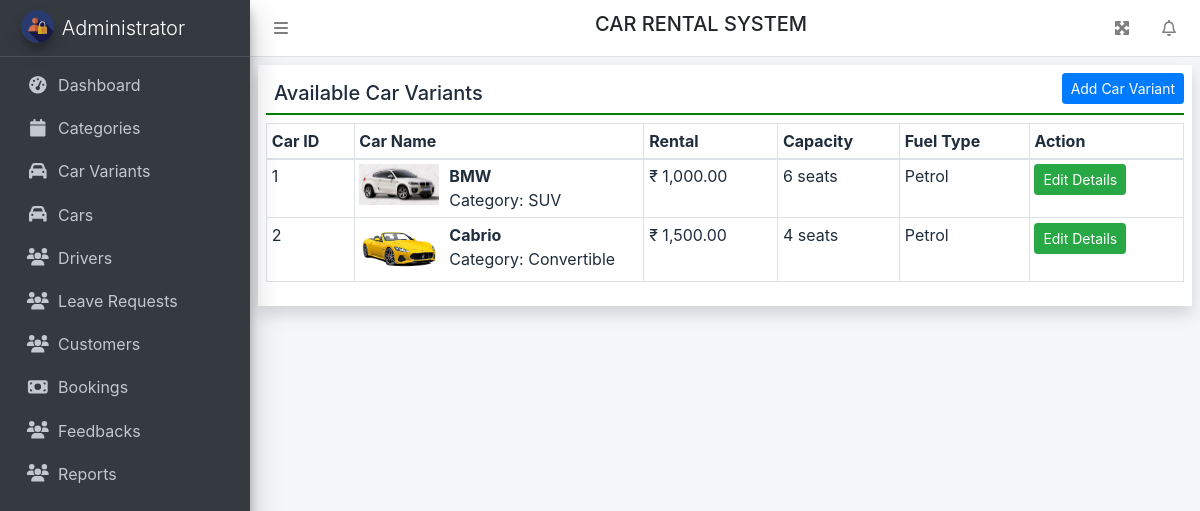
Page /variants.php on the committed database.
### tables this page shows
CREATE TABLE `variants` (
  `cid` int NOT NULL,
  `title` varchar(30) NOT NULL,
  `price` decimal(12,2) NOT NULL,
  `fueltype` varchar(20) NOT NULL,
  `capacity` int NOT NULL,
  `ac` tinyint(1) NOT NULL,
  `powerdoorlock` tinyint(1) NOT NULL,
  `powersteering` tinyint(1) NOT NULL,
  `airbag` tinyint(1) NOT NULL,
  `powerwindows` tinyint(1) NOT NULL,
  `cdplayer` tinyint(1) NOT NULL,
  `centrallock` tinyint(1) NOT NULL,
  `gps` tinyint(1) NOT NULL,
  `photo` varchar(100) NOT NULL,
  `createdon` datetime NOT NULL DEFAULT CURRENT_TIMESTAMP,
  `category_id` int NOT NULL
);

CREATE TABLE `categories` (
  `id` int NOT NULL,
  `catname` varchar(30) DEFAULT NULL,
  `description` varchar(2000) DEFAULT NULL,
  `photo` varchar(100) NOT NULL
);

### dbfun.php (called while the page is built, shortened)
<?php
function connect() {
    $link = mysqli_connect(HOST, USER, PASSWORD, DBNAME) or die("Error " . mysqli_connect_error());
    return $link;
}
function allrecords($table) {
    $link = connect();
    $result = mysqli_query($link, "SELECT * FROM $table") or die("Error " . mysqli_error($link));
    $rows = [];
    while ($row = mysqli_fetch_assoc($result)) {
        $rows[] = $row;
    }
    return $rows;
}
function single($table, $condition) {
    $link = connect();
    $result = mysqli_query($link, "SELECT * FROM $table WHERE $condition limit 1")
            or die("Error " . mysqli_error($link));
    $row = mysqli_fetch_assoc($result);
    return $row;
}
function money($number) {
    return '&#8377; ' . number_format($number, 2);
}

### variants.php (the view, shortened to what this page needs)
<?php
include_once 'aheader.php';
?>
<a href="addcar.php" class="btn btn-primary btn-sm float-right">Add Car Variant</a>
<h5 class="p-2" style="border-bottom: 2px solid green;">Available Car Variants</h5>
<table class="table table-bordered table-sm">
    <thead>
        <tr>
            <th>Car ID</th>
            <th>Car Name</th>
            <th>Rental</th>
            <th>Capacity</th>
            <th>Fuel Type</th>
            <th>Action</th>
        </tr>
    </thead>
    <tbody>
        <?php foreach(allrecords("variants") as $v) {
            extract($v);
?>
        <tr>
            <td><?= $cid ?></td>
            <td>
                <img src="<?= $photo ?>" style='width:80px;float:left;margin-right: 10px;'>
                <div class="px-2">
                    <div class="font-weight-bold"><?= $title ?></div>
                Category: <?= single("categories","id=$category_id")["catname"] ?>
                </div>
            </td>
            <td><?= money($price) ?></td>
            <td><?= $capacity ?> seats</td>
            <td><?= $fueltype ?></td>
            <td><a href="editcar.php?vid=<?= $cid ?>" class="btn btn-success btn-sm">Edit Details</a></td>
        </tr>
        <?php } ?>
    </tbody>
</table>
<?php include_once 'afooter.php'; ?>

### aheader.php (shortened to what this page needs)
<?php include_once 'dbfun.php';?>
<!DOCTYPE html>
<html>
<head>
    <link href="css/bootstrap.css" rel="stylesheet" />
    <link href="css/all.css" rel="stylesheet" />
    <link href="css/adminlte.css" rel="stylesheet" />
    <link href="css/OverlayScrollbars.css" rel="stylesheet" />
    <link rel="stylesheet" href="https://cdn.datatables.net/1.10.23/css/jquery.dataTables.min.css">
    <link rel="stylesheet" href="https://cdn.datatables.net/buttons/1.6.5/css/buttons.dataTables.min.css">
</head>
<body class="hold-transition sidebar-mini layout-fixed layout-navbar-fixed layout-footer-fixed">
    <nav class="main-header navbar navbar-expand navbar-white navbar-light">
        <ul class="navbar-nav">
            <li class="nav-item">
                <a class="nav-link" data-widget="pushmenu" href="#" role="button"><i class="fas fa-bars"></i></a>
            </li>
        </ul>
        <h5 class="text-center text-uppercase" style="width:100%;">Car Rental System</h5>
        <ul class="navbar-nav ml-auto">
            <li class="nav-item">
                <a class="nav-link" data-widget="fullscreen" href="#" role="button">
                    <i class="fas fa-expand-arrows-alt"></i>
                </a>
            </li>
            <li class="nav-item dropdown">
                <a class="nav-link" data-toggle="dropdown" href="#">
                    <i class="far fa-bell fas-shake animated"></i>
                </a>
            </li>
        </ul>
    </nav>
    <aside class="main-sidebar sidebar-dark-primary elevation-4">
        <a href="adminhome.php" class="brand-link">
            <img src="images/logo.png" alt="Admin Logo" class="brand-image img-circle elevation-3" style="opacity: .8">
            <span class="brand-text font-weight-light">Administrator</span>
        </a>
        <div class="sidebar">
            <nav class="mt-2">
                <ul class="nav nav-pills nav-sidebar flex-column" data-widget="treeview" role="menu" data-accordion="false">
                    <li class="nav-item">
                        <a href="adminhome.php" class="nav-link">
                            <i class="nav-icon fas fa-tachometer-alt"></i>
                            <p>
                                Dashboard
                            </p>
                        </a>
                    </li>
                    <li class="nav-item">
                        <a href="category.php" class="nav-link">
                            <i class="nav-icon fas fa-calendar"></i>
                            <p>
                                Categories
                            </p>
                        </a>
                    </li>
                    <li class="nav-item">
                        <a href="variants.php" class="nav-link">
                            <i class="nav-icon fas fa-car"></i>
                            <p>
                                Car Variants
                            </p>
                        </a>
                    </li>
                    <li class="nav-item">
                        <a href="cars.php" class="nav-link">
                            <i class="nav-icon fas fa-car"></i>
                            <p>
                                Cars
                            </p>
                        </a>
                    </li>
                    <li class="nav-item">
                        <a href="drivers.php" class="nav-link">
                            <i class="nav-icon fas fa-users"></i>
                            <p>
                                Drivers
                            </p>
                        </a>
                    </li>
                    <li class="nav-item">
                        <a href="leaveapp.php" class="nav-link">
                            <i class="nav-icon fas fa-users"></i>
                            <p>
                                Leave Requests
                            </p>
                        </a>
                    </li>
                    <li class="nav-item">
                        <a href="users.php" class="nav-link">
                            <i class="nav-icon fas fa-users"></i>
                            <p>
                                Customers
                            </p>
                        </a>
                    </li>
                    <li class="nav-item">
                        <a href="bookings.php" class="nav-link">
                            <i class="nav-icon fas fa-money-bill"></i>
                            <p>
                                Bookings
                            </p>
                        </a>
                    </li>
                    <li class="nav-item">
                        <a href="feedbacks.php" class="nav-link">
                            <i class="nav-icon fas fa-users"></i>
                            <p>
                                Feedbacks
                            </p>
                        </a>
                    </li>
                    <li class="nav-item">
                        <a href="reports.php" class="nav-link">
                            <i class="nav-icon fas fa-users"></i>
                            <p>
                                Reports
                            </p>
                        </a>
                    </li>
                </ul>
            </nav>
        </div>
    </aside>
    <div class="content-wrapper p-2">
        <div class="container-fluid shadow p-2 bg-white">

### afooter.php (shortened to what this page needs)
            </div>
    </div>
</body>
</html>

### css/all.css (style rules this page uses)
.fa-bars:before { content: "\f0c9"; }
.fa-bell:before { content: "\f0f3"; }
.fa-calendar:before { content: "\f133"; }
.fa-car:before { content: "\f1b9"; }
.fa-money-bill:before { content: "\f0d6"; }
.fa-users:before { content: "\f0c0"; }

### css/OverlayScrollbars.css (style rules this page uses)
.os-host, .os-host-textarea { position: relative; overflow: visible !important; -webkit-box-orient: vertical; -webkit-box-direction: normal; -ms-flex-direction: column; flex-direction: column; -ms-flex-wrap: nowrap; flex-wrap: nowrap; -webkit-box-pack: start; -ms-flex-pack: start; justify-content: flex-start; -ms-flex-line-pack: start; align-content: flex-start; -webkit-box-align: start; -ms-flex-align: start; -ms-grid-row-align: flex-start; align-items: flex-start; }

### variants.php (style rules this page uses)
a.btn-primary { color: white !important; }

### rows in the picture
variants: cid "1", photo (picture), title "BMW", category.catname "SUV", price "₹ 1,000.00", capacity "6", fueltype "Petrol"
variants: cid "2", photo (picture), title "Cabrio", category.catname "Convertible", price "₹ 1,500.00", capacity "4", fueltype "Petrol"
